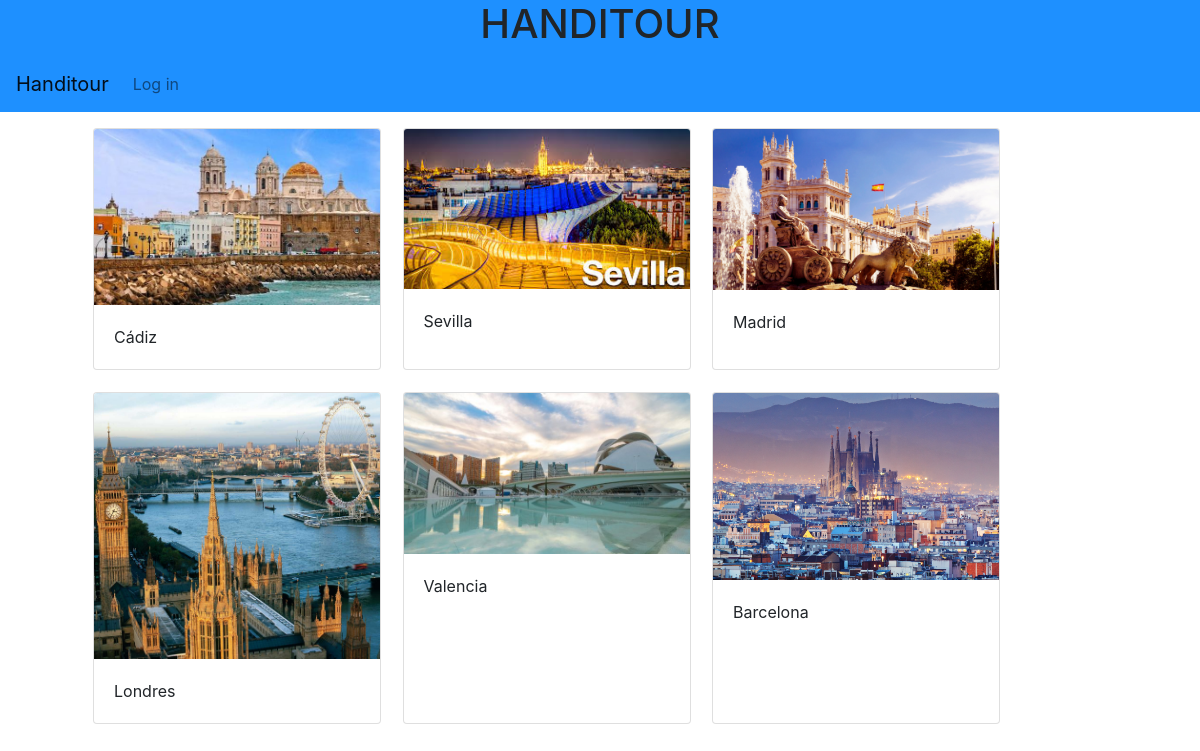
The page / on the database its author committed.
### handitour/models.py (models this page shows)
class Ciudad(models.Model):
    nombre = models.CharField(max_length=30)
    historia = models.TextField(max_length=500)
    localizacion = models.CharField(max_length=100)
    visitantes = models.ManyToManyField(User, blank=True)
    foto = models.FileField(null=True, upload_to="img/ciudad")
    def get_absolute_url(self):
        return reverse("handitour:ciudad_monumento", args=[self.id])
    def __str__(self):
        return self.nombre

### handitour/views.py (the view)
# urls.py: path('', views.ciudades, name="raiz"),
def ciudades (request):
    ciudades = Ciudad.objects.all()
    return render(request, "index.html", {"ciudades": ciudades, "encabezado": "HANDITOUR"})

### handitour/templates/index.html (shortened to what this page needs)
{% extends "base.html" %}
{% block content %}
<div class="row mt-3 ml-5">
{% for ciudad in ciudades %}
    <div class="card" style="width: 18rem; margin-right: 2%; margin-bottom: 2%;">
        <a href="{{ ciudad.get_absolute_url }}"> <img src="{{ciudad.foto.url}}" class="card-img-top" alt="..."></a>
        <div class="card-body">
         <p class="card-text">{{ciudad}}</p>
      </div>
   </div>
{% endfor %}
  </div>
{% endblock %}

### rows shown on the page
Ciudad: foto (picture), nombre "Cádiz"
Ciudad: foto (picture), nombre "Sevilla"
Ciudad: foto (picture), nombre "Madrid"
Ciudad: foto (picture), nombre "Londres"
Ciudad: foto (picture), nombre "Valencia"
Ciudad: foto (picture), nombre "Barcelona"

### other values the page prints
{{ encabezado }} "HANDITOUR"
